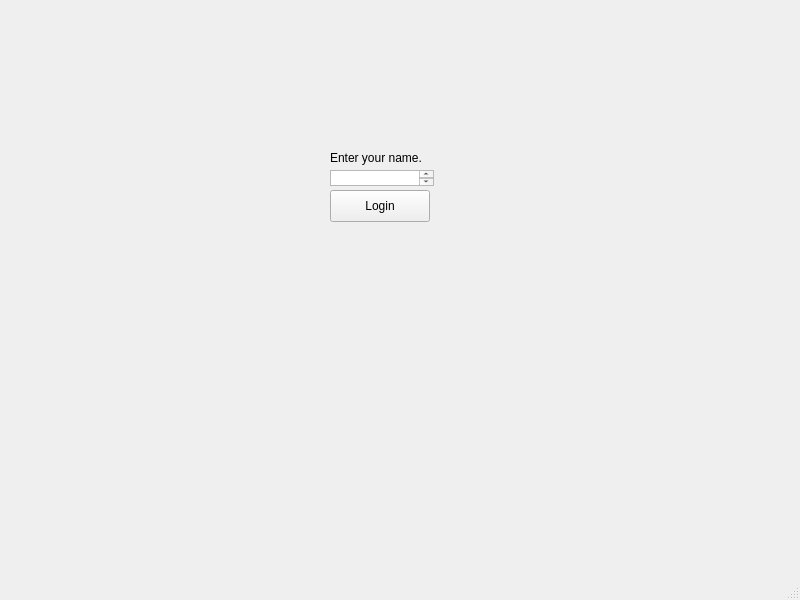
<?xml version="1.0" encoding="UTF-8"?>
<ui version="4.0">
 <class>SocialNetworkWindow</class>
 <widget class="QMainWindow" name="SocialNetworkWindow">
  <property name="geometry">
   <rect>
    <x>0</x>
    <y>0</y>
    <width>800</width>
    <height>600</height>
   </rect>
  </property>
  <property name="windowTitle">
   <string>SocialNetworkWindow</string>
  </property>
  <widget class="QWidget" name="centralwidget">
   <widget class="QLabel" name="loginLabel">
    <property name="geometry">
     <rect>
      <x>330</x>
      <y>150</y>
      <width>111</width>
      <height>16</height>
     </rect>
    </property>
    <property name="text">
     <string>Enter your name.</string>
    </property>
   </widget>
   <widget class="QPushButton" name="loginButton">
    <property name="geometry">
     <rect>
      <x>330</x>
      <y>190</y>
      <width>100</width>
      <height>32</height>
     </rect>
    </property>
    <property name="text">
     <string>Login</string>
    </property>
   </widget>
   <widget class="QTextEdit" name="loginText">
    <property name="geometry">
     <rect>
      <x>330</x>
      <y>170</y>
      <width>104</width>
      <height>16</height>
     </rect>
    </property>
   </widget>
  </widget>
  <widget class="QMenuBar" name="menubar">
   <property name="geometry">
    <rect>
     <x>0</x>
     <y>0</y>
     <width>800</width>
     <height>36</height>
    </rect>
   </property>
  </widget>
  <widget class="QStatusBar" name="statusbar"/>
 </widget>
 <resources/>
 <connections/>
</ui>
